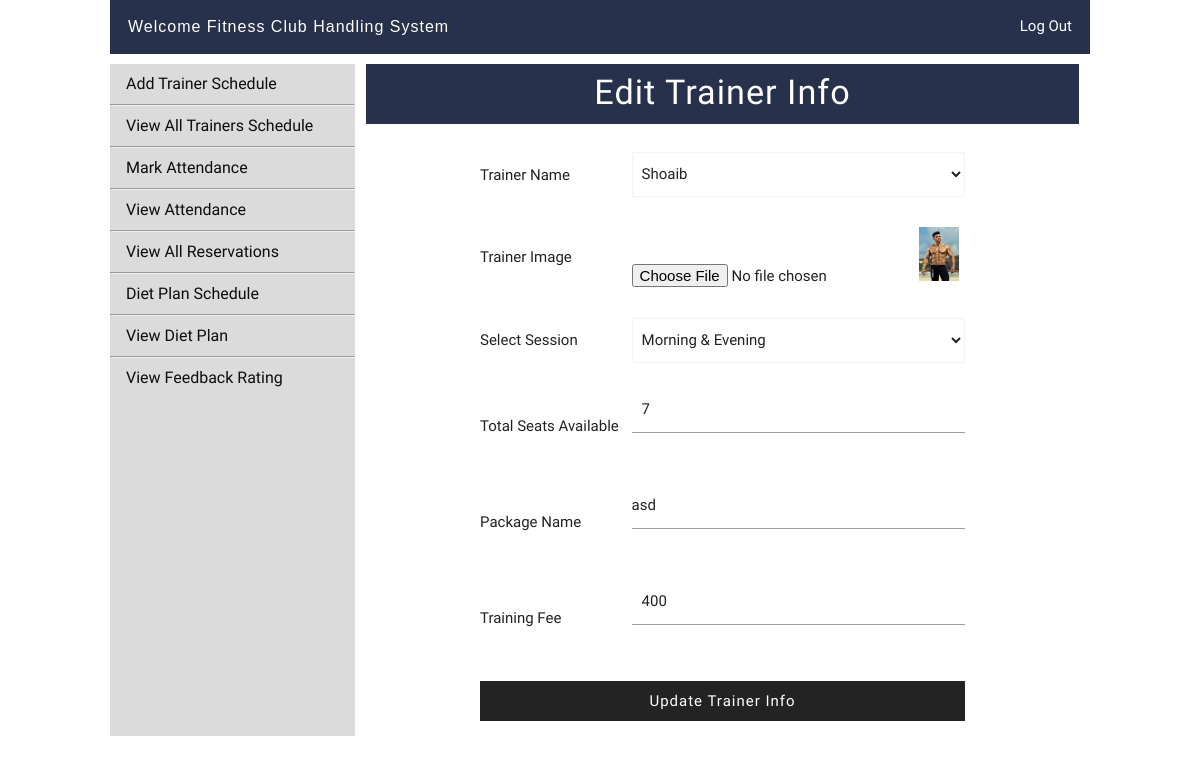
The page /adminpanel/adminarea.php?edit_trainer=5 on the database its author committed.
### tables this page shows
CREATE TABLE `trainers` (
  `trainer_id` int(100) NOT NULL,
  `session_id` int(100) NOT NULL,
  `total_seats` varchar(255) NOT NULL,
  `trainer_image` text NOT NULL,
  `trainer_name` varchar(255) NOT NULL,
  `trainer_details` text NOT NULL,
  `package_name` varchar(50) DEFAULT NULL,
  `training_fee` varchar(20) DEFAULT NULL
);

CREATE TABLE `session` (
  `session_id` int(100) NOT NULL,
  `session_name` varchar(255) NOT NULL
);

### adminpanel/edit_trainer.php (the view, shortened to what this page needs)
<?php
if(isset($_GET['edit_trainer'])) {
    $get_id = $_GET['edit_trainer'];
    $get_pro = "SELECT * FROM trainers WHERE trainer_id = '$get_id'";
    $run_pro = mysqli_query($con, $get_pro);
    $row_pro = mysqli_fetch_array($run_pro);
    $session_id = $row_pro['session_id'];
    $total_seats = $row_pro['total_seats'];
    $trainer_image = $row_pro['trainer_image'];
    $trainer_name = $row_pro['trainer_name'];
    $package_name = $row_pro['package_name'];
    $training_fee = $row_pro['training_fee'];
    $get_session = "select * from session where session_id = '$session_id'";
    $run_session = mysqli_query($con, $get_session);
    $row_session = mysqli_fetch_array($run_session);
    $session_id ='';
    $session_name ='';
    if(isset($row_session))
    {
        $session_id = $row_session['session_id'];
        $session_name = $row_session['session_name'];
    }
}
?>
<div class="row">
    <div class="col l12 s12 m12 add_product" style="padding: 0 !important;">
        <h4 class="center heading" style="margin-top: 0px;">Edit Trainer Info</h4>
        <form action="" method="post" enctype="multipart/form-data">
            <table>
                <tr>
                    <td>Trainer Name</td>
                    <td>
                        <select name="trainer_name" required style="display: block !important;">
                        <option value="<?php echo $trainer_name; ?>"><?php echo $trainer_name; ?></option>
                        </select>
                    </td>
                </tr>
                <tr>
                    <td>Trainer Image</td>
                    <td><input type="file" name="trainer_image"><img src="trainers/<?php echo $trainer_image; ?>" style="width: 40px;"></td>
                </tr>
                <tr>
                    <td>Select Session</td>
                    <td>
                        <select name="session_time" style="display: block !important;">
                            <option value="<?php echo $session_id; ?>"><?php echo $session_name; ?></option>
                        </select>
                    </td>
                </tr>
                <tr>
                    <td>Total Seats Available</td>
                    <td><input type="text" name="total_seats" value="<?php echo $total_seats; ?>" required style="text-indent:10px;"></td>
                </tr>
                <tr>
                    <td>Package Name</td>
                    <td><input type="text" name="package_name" value="<?php echo $package_name ?>" required></td>
                </tr>
                <tr>
                    <td>Training Fee</td>
                    <td><input type="text" name="training_fee" value="<?php echo $training_fee ?>" required style="text-indent:10px;"></td>
                </tr>
                <tr>
                    <td colspan="2">
                        <input type="submit" name="update_trainer" value="Update Trainer Info">
                    </td>
                </tr>
            </table>
        </form>
    </div>
</div>

### css/style.css (style rules this page uses)
* { margin: 0; padding: 0; }
h4.heading { font-family: 'Julius Sans One', sans-serif; background: #27314b; color: #fff; padding: 10px 0px 12px 0px; letter-spacing: 1px; }
.add_product table { width: 495px; margin: auto; }
.add_product table [type="text"] { position: relative; top: -6px; padding: 0 !important; }
.add_product table [type="submit"] { width: 100%; height: 40px; background: #232323; color: #fff; border: none; letter-spacing: 1px; }

### rows shown on the page
trainers: trainer_name "Shoaib", trainer_image (picture), total_seats "7", package_name "asd", training_fee "400"
session: session_time "Morning & Evening"
